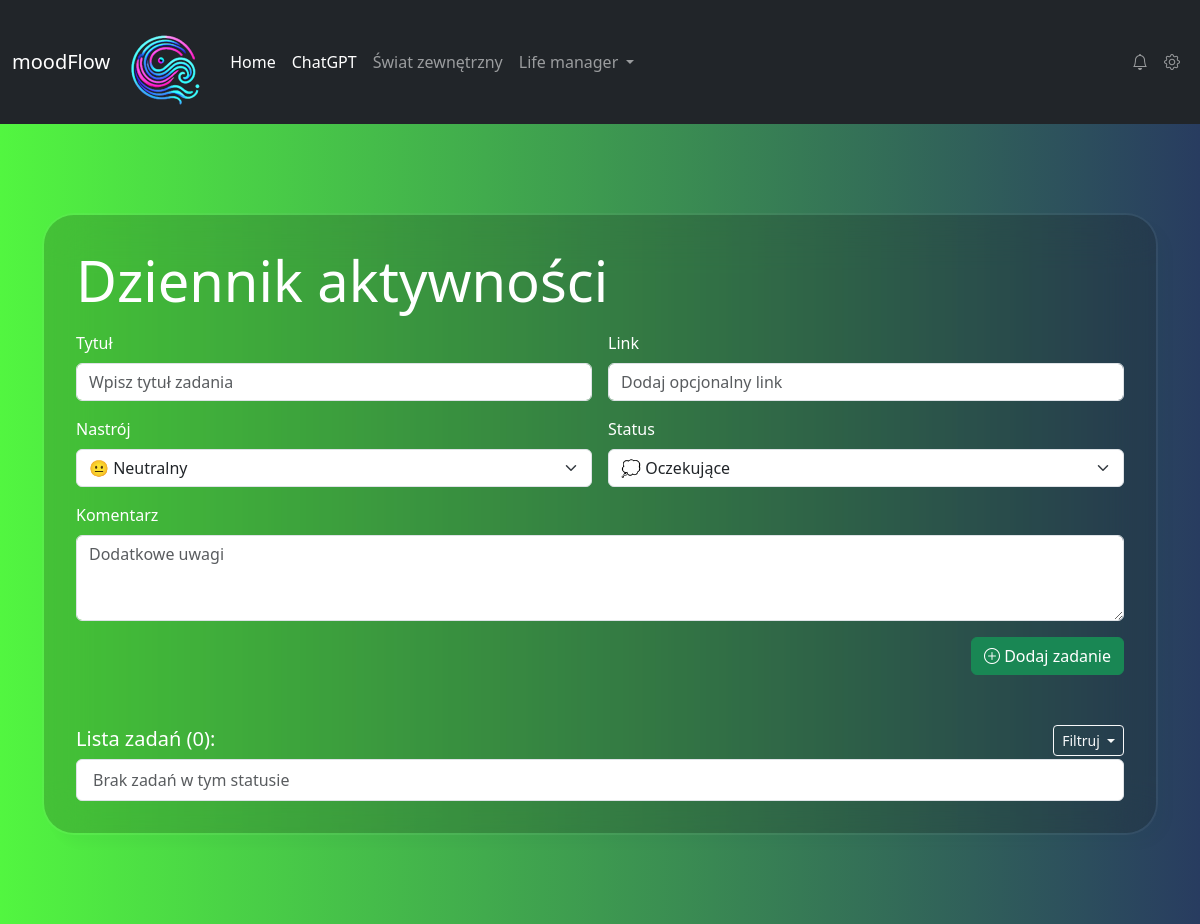
Before: /dziennik?status=completed with the older database file.
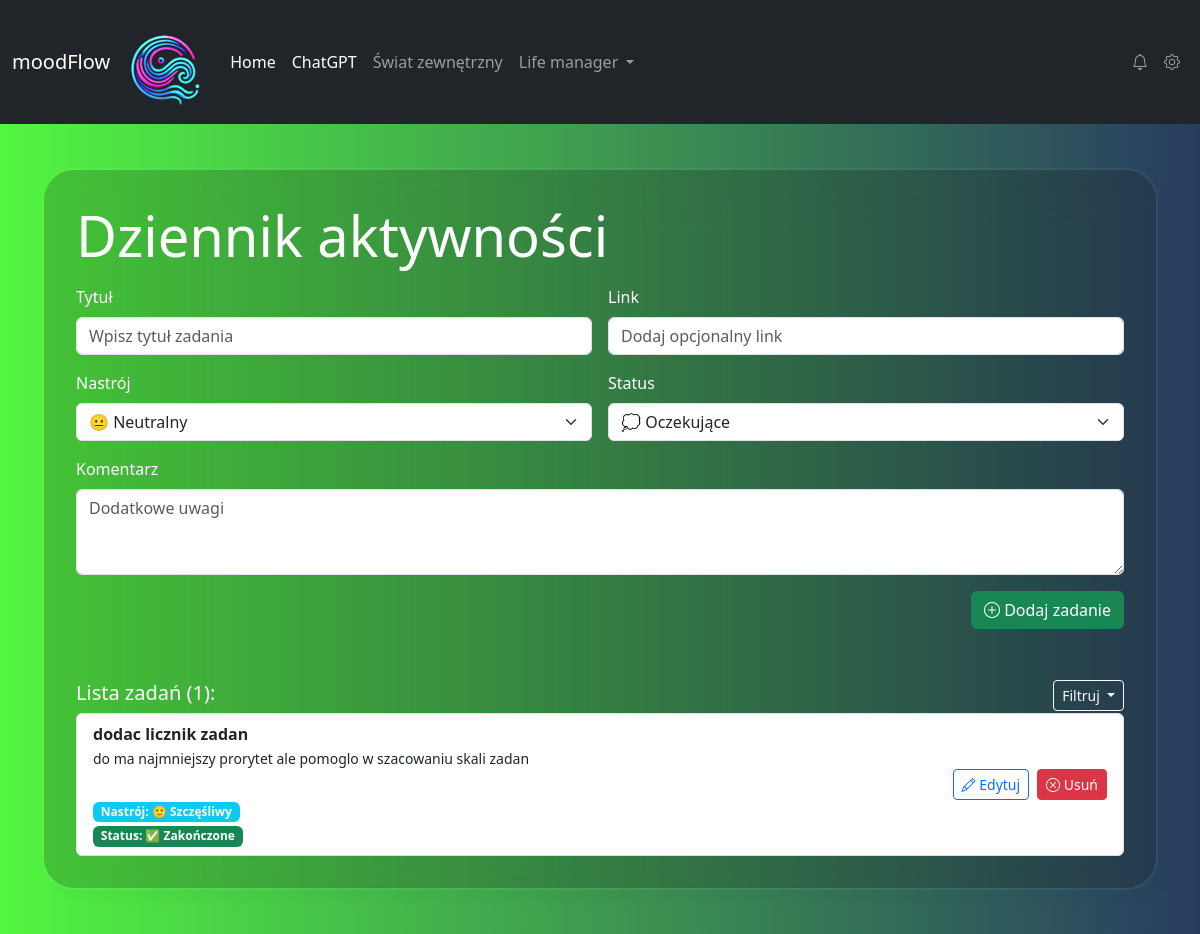
After: the same page with the newer database file.
### myapp/models.py (models this page shows, shortened)
class Task(models.Model):
    title = models.CharField(max_length=255)
    comment = models.TextField(blank=True, null=True)
    url = models.URLField(null=True, blank=True)
    mood_choice = models.CharField(choices=MOOD_CHOICES, max_length=20, default="neutral")
    status = models.CharField(choices=IDEA_STATUS, max_length=30, default="pending")
    created_at = models.DateTimeField(auto_now_add=True)
    updated_at = models.DateTimeField(null=True, blank=True)

### myapp/views.py (the view)
# urls.py: path('dziennik', todo_list, name='todo_list'),  # dziennik aktywnosci - lista zadań
def todo_list(request):
    status_filter = request.GET.get("status")  # np. ?status=pending
    if status_filter:
        print("STATUS FILTER:", status_filter)  # 👈 zobaczysz w terminalu
        tasks = Task.objects.filter(status=status_filter).order_by("-created_at")
    else:
        tasks = Task.objects.all().order_by("-created_at")
    task_count = tasks.count()
    if request.method == "POST":
        form = TaskForm(request.POST)
        if form.is_valid():
            form.save()
            return redirect("todo_list")
    else:
        form = TaskForm()
    return render(request, "myapp/todo.html",
                  {"tasks": tasks,
                   "form": form,
                   'task_count': task_count,
                   "status_filter": status_filter,})

### myapp/forms.py
class TaskForm(forms.ModelForm):
    class Meta:
        model = Task
        fields = ["title", "comment", "url", "mood_choice", "status"]  # fields inside form
        widgets = {
            "title": forms.TextInput(attrs={"class": "form-control", "placeholder": "Wpisz tytuł zadania"}),
            "comment": forms.Textarea(attrs={"class": "form-control", "rows": 3, "placeholder": "Dodatkowe uwagi"}),
            "url": forms.URLInput(attrs={"class": "form-control", "placeholder": "Dodaj opcjonalny link"}),
            "mood_choice": forms.Select(attrs={"class": "form-select"}),
            "status": forms.Select(attrs={"class": "form-select"}),
        }

### myapp/templates/myapp/todo.html (shortened to what this page needs)
{% extends 'base.html' %}
{% block content %}
    <h1 class="display-4 text-white mb-3">Dziennik aktywności</h1>
    <form method="POST" class="row g-3">
        <div class="col-md-6">
            <label for="{{ form.title.id }}" class="form-label">Tytuł</label>
            {{ form.title }}
        </div>
        <div class="col-md-6">
            <label for="id_url" class="form-label">Link</label>
            {{ form.url }}
        </div>
        <div class="col-md-6">
            <label for="id_mood_choice" class="form-label">Nastrój</label>
            {{ form.mood_choice }}
        </div>
        <div class="col-md-6">
            <label for="id_status" class="form-label">Status</label>
            {{ form.status }}
        </div>
        <div class="col-12">
            <label for="id_comment" class="form-label">Komentarz</label>
            {{ form.comment }}
        </div>
        <div class="col-12 text-end">
            <button type="submit" class="btn btn-success"><i class="bi bi-plus-circle"></i> Dodaj zadanie</button>
        </div>
    </form>
    <div class="card-header d-flex justify-content-between align-items-center mt-5">
    <h5 class="mt-1">Lista zadań ({{ task_count }}):</h5>
    <div class="dropdown">
        <button class="btn btn-sm btn-outline-light dropdown-toggle" type="button" id="filterDropdown" data-bs-toggle="dropdown" aria-expanded="false">
             Filtruj
         </button>
         </div>
    </div>
    <div class="card-body task-list" style="max-height: 600px; overflow-y: auto;">
        <ul class="list-group">
            {% for task in tasks %}
                <li class="list-group-item d-flex justify-content-between align-items-center">
                    <div>
                        <strong>{{ task.title }}</strong><br>
                        {% if task.comment %}<p class="mb-1"><small>{{ task.comment }}</small></p>{% endif %}<br>
                        <span class="mb-0 badge bg-info me-2">Nastrój: {{ task.get_mood_choice_display }}</span><br>
                        <span class="mb-0 badge {% if task.status == 'completed' %}bg-success{% elif task.status == 'pending' %}bg-secondary{% else %}bg-secondary{% endif %}">
                                 Status: {{ task.get_status_display }}
                            </span>
                    </div>
                    <div class="d-flex gap-2">
                        <a href="{% url 'edit_task' task.id %}" class="btn btn-outline-primary btn-sm"><i class="bi bi-pencil"></i> Edytuj</a>
                        <form action="{% url 'delete_task' task.id %}" method="POST">
                            <button type="submit" class="btn btn-danger btn-sm"><i class="bi bi-x-circle"></i> Usuń</button>
                        </form>
                    </div>
                </li>
            {% empty %}
                <li class="list-group-item text-muted">Brak zadań w tym statusie</li>
            {% endfor %}
        </ul>
    </div>
{% endblock %}

### myapp/templates/base.html (shortened to what this page needs)
{% load static %}
<!DOCTYPE html>
<html lang="pl">
<head>
    <link href="{% static 'css/styles.css' %}" type="text/css" rel="stylesheet">
    <link href="https://cdn.jsdelivr.net/npm/bootstrap@5.3.2/dist/css/bootstrap.min.css" rel="stylesheet">
    <link href="https://cdn.jsdelivr.net/npm/bootstrap-icons/font/bootstrap-icons.css" rel="stylesheet">
</head>
<body>
    <nav class="navbar navbar-expand-lg navbar-dark bg-dark sticky-top">
        <div class="container-fluid">
            <a class="navbar-brand" href="{% url 'home' %}">
                moodFlow
            </a>
           <a class="navbar-brand text-center mt-3" href="{% url 'home' %}">
                <img src="{% static 'img/logo-male-bez-tla.png' %}" alt="Logo" class="logo">
            </a>
            <div class="collapse navbar-collapse" id="navbarNavDropdown">
                <ul class="navbar-nav me-auto">
                    <li class="nav-item">
                        <a class="nav-link active" aria-current="page" href="{% url 'home' %}">Home</a>
                    </li>
                    <li class="nav-item">
                      <a class="nav-link active" aria-current="page" href="{% url 'chat' %}">ChatGPT</a>
                    </li>
                    <li class="nav-item">
                        <a class="nav-link" href="{% url 'news' %}">Świat zewnętrzny</a>
                    </li>
                    <li class="nav-item dropdown">
                        <a class="nav-link dropdown-toggle" href="#" id="navbarDropdownMenuLink" role="button"
                           data-bs-toggle="dropdown" aria-expanded="false">
                            Life manager
                        </a>
                    </li>
                </ul>
                <ul class="navbar-nav ms-auto">
                    <li class="nav-item">
                        <a class="nav-link" href="#" data-bs-toggle="tooltip" data-bs-placement="bottom" title="Brak aktualnie powiadomień">
                            <i class="bi bi-bell"></i>
                        </a>
                    </li>
                    <li class="nav-item">
                        <a class="nav-link" href="#" data-bs-toggle="tooltip" data-bs-placement="bottom" title="W budowie">
                            <i class="bi bi-gear"></i>
                        </a>
                    </li>
                </ul>
            </div>
        </div>
    </nav>
    <div class="main-content">
        <div class="gradient-custom-2">
            <div class="container my-4">
                <div class="d-flex justify-content-center">
                    <div class="mask-custom">
                        {% block content %}{% endblock %}
                    </div>
                </div>
            </div>
        </div>
    </div>
</body>
</html>

### static/css/styles.css (style rules this page uses)
.gradient-custom-2 { background: linear-gradient(to right, rgb(82, 246, 64), rgb(40, 60, 96)); min-height: 100vh; display: flex; justify-content: center; align-items: center; padding: 20px; }
.mask-custom { background: rgba(24, 24, 16, 0.2); border-radius: 2em; backdrop-filter: blur(25px); border: 2px solid rgba(255, 255, 255, 0.05); background-clip: padding-box; box-shadow: 10px 10px 10px rgba(46, 54, 68, 0.03); padding: 2rem; max-width: 100%; width: 100%; box-sizing: border-box; min-width: 300px; color: white; }

Changed rows visible on the page:
now on this page (row edited): Task: title "dodac licznik zadan", comment "do ma najmniejszy prorytet ale pomoglo w szacowaniu skali zadan", mood_choice "🙂 Szczęśliwy", status "✅ Zakończone"
Other visible differences:
{{ task_count }}: "0" → "1"
text no longer shown: "Brak zadań w tym statusie"
